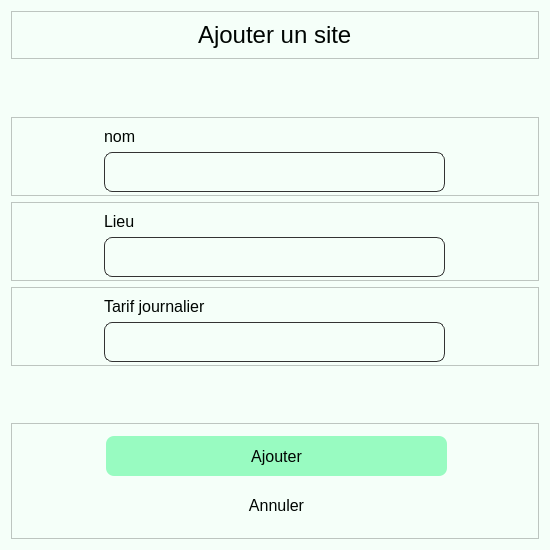
<?xml version="1.0" encoding="UTF-8"?>
<ui version="4.0">
 <class>site_ajout</class>
 <widget class="QDialog" name="site_ajout">
  <property name="geometry">
   <rect>
    <x>0</x>
    <y>0</y>
    <width>550</width>
    <height>550</height>
   </rect>
  </property>
  <property name="minimumSize">
   <size>
    <width>550</width>
    <height>450</height>
   </size>
  </property>
  <property name="windowTitle">
   <string>Ajouter un site</string>
  </property>
  <property name="windowIcon">
   <iconset resource="Assets.qrc">
    <normaloff>:/icon/add-circle-fill.png</normaloff>:/icon/add-circle-fill.png</iconset>
  </property>
  <property name="styleSheet">
   <string notr="true">background-color:#f5fff9;
color:#000502;</string>
  </property>
  <layout class="QVBoxLayout" name="verticalLayout_5">
   <item>
    <widget class="QFrame" name="frame_2">
     <property name="frameShape">
      <enum>QFrame::StyledPanel</enum>
     </property>
     <property name="frameShadow">
      <enum>QFrame::Raised</enum>
     </property>
     <layout class="QHBoxLayout" name="horizontalLayout">
      <item>
       <spacer name="horizontalSpacer">
        <property name="orientation">
         <enum>Qt::Horizontal</enum>
        </property>
        <property name="sizeHint" stdset="0">
         <size>
          <width>169</width>
          <height>20</height>
         </size>
        </property>
       </spacer>
      </item>
      <item>
       <widget class="QLabel" name="label">
        <property name="maximumSize">
         <size>
          <width>156</width>
          <height>29</height>
         </size>
        </property>
        <property name="styleSheet">
         <string notr="true">font-size:24px;
font: &quot;Arial&quot;;</string>
        </property>
        <property name="text">
         <string>Ajouter un site</string>
        </property>
       </widget>
      </item>
      <item>
       <spacer name="horizontalSpacer_2">
        <property name="orientation">
         <enum>Qt::Horizontal</enum>
        </property>
        <property name="sizeHint" stdset="0">
         <size>
          <width>40</width>
          <height>20</height>
         </size>
        </property>
       </spacer>
      </item>
     </layout>
    </widget>
   </item>
   <item>
    <spacer name="verticalSpacer_3">
     <property name="orientation">
      <enum>Qt::Vertical</enum>
     </property>
     <property name="sizeHint" stdset="0">
      <size>
       <width>20</width>
       <height>23</height>
      </size>
     </property>
    </spacer>
   </item>
   <item>
    <widget class="QFrame" name="input_4">
     <property name="minimumSize">
      <size>
       <width>361</width>
       <height>79</height>
      </size>
     </property>
     <property name="maximumSize">
      <size>
       <width>16777215</width>
       <height>79</height>
      </size>
     </property>
     <property name="styleSheet">
      <string notr="true"/>
     </property>
     <property name="frameShape">
      <enum>QFrame::StyledPanel</enum>
     </property>
     <property name="frameShadow">
      <enum>QFrame::Raised</enum>
     </property>
     <layout class="QVBoxLayout" name="verticalLayout_2">
      <item alignment="Qt::AlignHCenter">
       <widget class="QLabel" name="label_2">
        <property name="minimumSize">
         <size>
          <width>341</width>
          <height>0</height>
         </size>
        </property>
        <property name="maximumSize">
         <size>
          <width>341</width>
          <height>16777215</height>
         </size>
        </property>
        <property name="styleSheet">
         <string notr="true">font-size:16px;
font: &quot;Arial&quot;;</string>
        </property>
        <property name="text">
         <string>nom</string>
        </property>
       </widget>
      </item>
      <item alignment="Qt::AlignHCenter">
       <widget class="QTextEdit" name="input_7">
        <property name="minimumSize">
         <size>
          <width>341</width>
          <height>40</height>
         </size>
        </property>
        <property name="maximumSize">
         <size>
          <width>341</width>
          <height>40</height>
         </size>
        </property>
        <property name="styleSheet">
         <string notr="true">border-radius:8px;
border:1px solid #333333;
font-size:16px;
font: &quot;Arial&quot;;</string>
        </property>
       </widget>
      </item>
     </layout>
    </widget>
   </item>
   <item>
    <widget class="QFrame" name="input_5">
     <property name="minimumSize">
      <size>
       <width>361</width>
       <height>79</height>
      </size>
     </property>
     <property name="maximumSize">
      <size>
       <width>16777215</width>
       <height>79</height>
      </size>
     </property>
     <property name="styleSheet">
      <string notr="true"/>
     </property>
     <property name="frameShape">
      <enum>QFrame::StyledPanel</enum>
     </property>
     <property name="frameShadow">
      <enum>QFrame::Raised</enum>
     </property>
     <layout class="QVBoxLayout" name="verticalLayout_3">
      <item alignment="Qt::AlignHCenter">
       <widget class="QLabel" name="label_3">
        <property name="minimumSize">
         <size>
          <width>341</width>
          <height>0</height>
         </size>
        </property>
        <property name="maximumSize">
         <size>
          <width>341</width>
          <height>16777215</height>
         </size>
        </property>
        <property name="styleSheet">
         <string notr="true">font-size:16px;
font: &quot;Arial&quot;;</string>
        </property>
        <property name="text">
         <string>Lieu</string>
        </property>
       </widget>
      </item>
      <item alignment="Qt::AlignHCenter">
       <widget class="QTextEdit" name="input_2">
        <property name="minimumSize">
         <size>
          <width>341</width>
          <height>40</height>
         </size>
        </property>
        <property name="maximumSize">
         <size>
          <width>341</width>
          <height>40</height>
         </size>
        </property>
        <property name="styleSheet">
         <string notr="true">border-radius:8px;
border:1px solid #333333;
font-size:16px;
font: &quot;Arial&quot;;</string>
        </property>
       </widget>
      </item>
     </layout>
    </widget>
   </item>
   <item>
    <widget class="QFrame" name="input_6">
     <property name="minimumSize">
      <size>
       <width>361</width>
       <height>79</height>
      </size>
     </property>
     <property name="maximumSize">
      <size>
       <width>16777215</width>
       <height>79</height>
      </size>
     </property>
     <property name="styleSheet">
      <string notr="true"/>
     </property>
     <property name="frameShape">
      <enum>QFrame::StyledPanel</enum>
     </property>
     <property name="frameShadow">
      <enum>QFrame::Raised</enum>
     </property>
     <layout class="QVBoxLayout" name="verticalLayout_4">
      <item alignment="Qt::AlignHCenter">
       <widget class="QLabel" name="label_4">
        <property name="minimumSize">
         <size>
          <width>341</width>
          <height>0</height>
         </size>
        </property>
        <property name="maximumSize">
         <size>
          <width>341</width>
          <height>16777215</height>
         </size>
        </property>
        <property name="styleSheet">
         <string notr="true">font-size:16px;
font: &quot;Arial&quot;;</string>
        </property>
        <property name="text">
         <string>Tarif journalier</string>
        </property>
       </widget>
      </item>
      <item alignment="Qt::AlignHCenter">
       <widget class="QTextEdit" name="input_3">
        <property name="minimumSize">
         <size>
          <width>341</width>
          <height>40</height>
         </size>
        </property>
        <property name="maximumSize">
         <size>
          <width>341</width>
          <height>40</height>
         </size>
        </property>
        <property name="styleSheet">
         <string notr="true">border-radius:8px;
border:1px solid #333333;
font-size:16px;
font: &quot;Arial&quot;;</string>
        </property>
       </widget>
      </item>
     </layout>
    </widget>
   </item>
   <item>
    <spacer name="verticalSpacer">
     <property name="orientation">
      <enum>Qt::Vertical</enum>
     </property>
     <property name="sizeHint" stdset="0">
      <size>
       <width>20</width>
       <height>44</height>
      </size>
     </property>
    </spacer>
   </item>
   <item>
    <widget class="QFrame" name="frame">
     <property name="minimumSize">
      <size>
       <width>0</width>
       <height>116</height>
      </size>
     </property>
     <property name="styleSheet">
      <string notr="true">QPushButton {
border-radius:8px;
font-size:16px;
font: &quot;Arial&quot;;
}</string>
     </property>
     <property name="frameShape">
      <enum>QFrame::StyledPanel</enum>
     </property>
     <property name="frameShadow">
      <enum>QFrame::Raised</enum>
     </property>
     <widget class="QPushButton" name="site_annuler">
      <property name="geometry">
       <rect>
        <x>95</x>
        <y>62</y>
        <width>341</width>
        <height>40</height>
       </rect>
      </property>
      <property name="minimumSize">
       <size>
        <width>341</width>
        <height>40</height>
       </size>
      </property>
      <property name="maximumSize">
       <size>
        <width>341</width>
        <height>40</height>
       </size>
      </property>
      <property name="styleSheet">
       <string notr="true">QPushButton {
	color:#000502;
}
</string>
      </property>
      <property name="text">
       <string>Annuler</string>
      </property>
     </widget>
     <widget class="QPushButton" name="site_ajouter">
      <property name="geometry">
       <rect>
        <x>95</x>
        <y>13</y>
        <width>341</width>
        <height>40</height>
       </rect>
      </property>
      <property name="minimumSize">
       <size>
        <width>341</width>
        <height>40</height>
       </size>
      </property>
      <property name="maximumSize">
       <size>
        <width>341</width>
        <height>40</height>
       </size>
      </property>
      <property name="styleSheet">
       <string notr="true">QPushButton {
	background-color:#98fbc1;;
}
:hover{
background-color:#07c556;
}</string>
      </property>
      <property name="text">
       <string>Ajouter</string>
      </property>
     </widget>
    </widget>
   </item>
  </layout>
 </widget>
 <resources>
  <include location="Assets.qrc"/>
 </resources>
 <connections/>
</ui>
